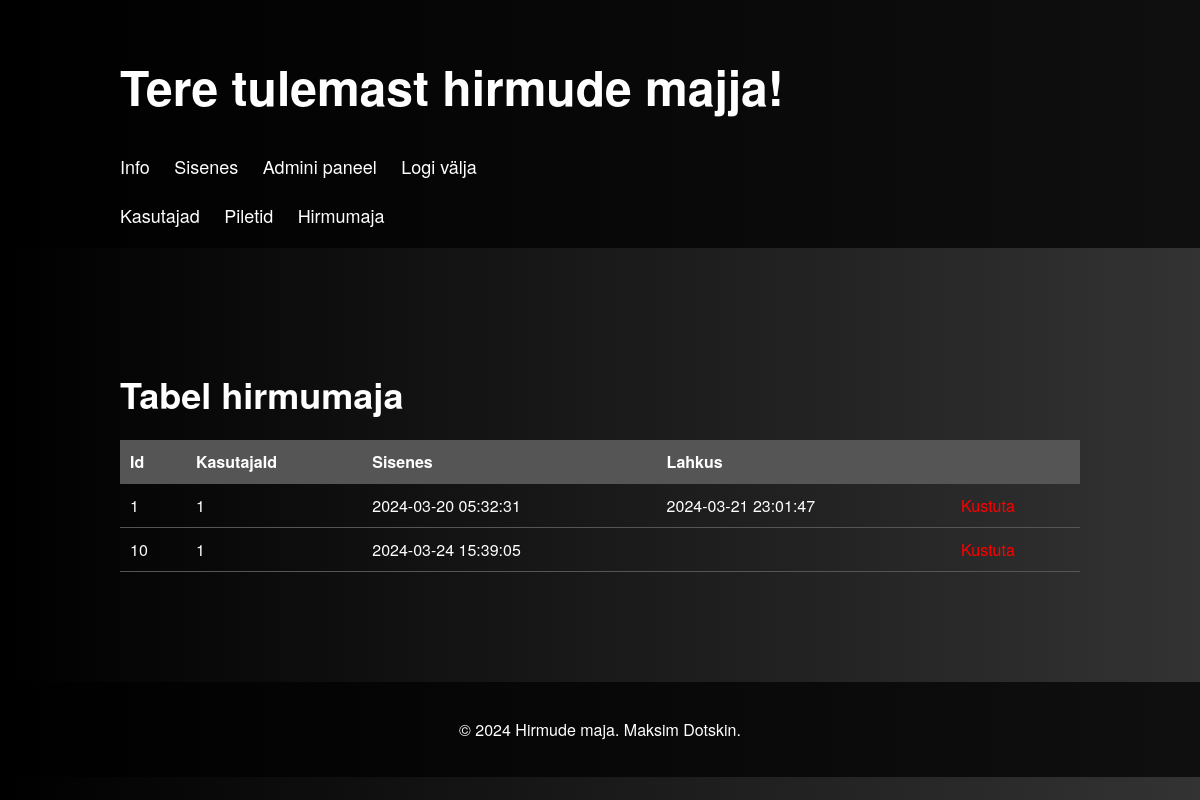
Page /admin/tabelid.php?hirmumaja on the earlier database version.
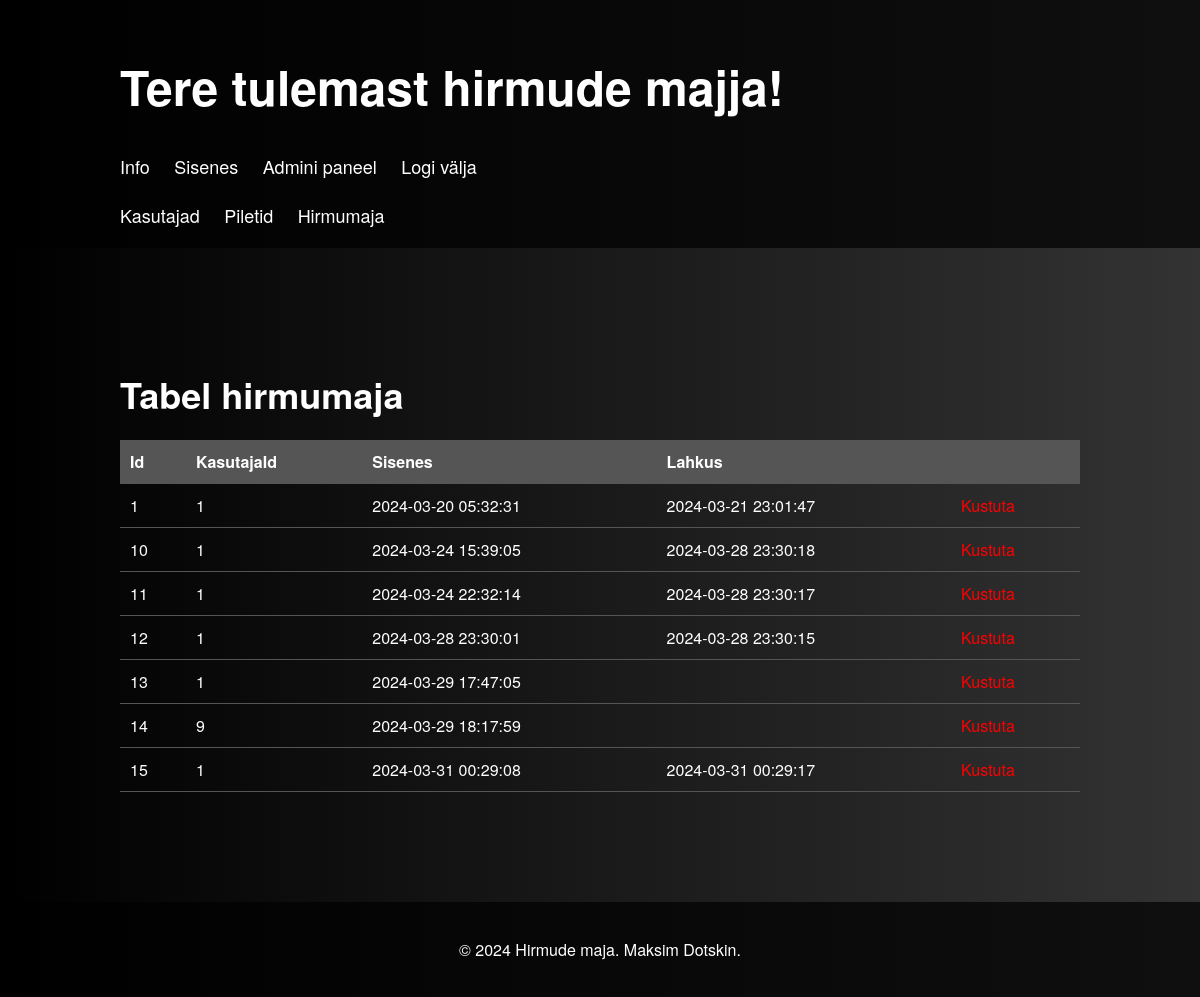
Same page on the later database version.
### tables this page shows
CREATE TABLE `hirmumaja` (
  `id` int(11) NOT NULL,
  `kasutajaId` int(35) DEFAULT NULL,
  `sisenes` datetime DEFAULT NULL,
  `lahkus` datetime DEFAULT NULL
);

### admin/tabelid_funktsioonid.php (the view, shortened to what this page needs)
<?php
require_once('../funktsioonid.php');
function hirmumaja()
{
    global $yhendus;
    $select_kask = $yhendus->prepare("SELECT id, kasutajaId, sisenes, lahkus FROM hirmumaja");
    $select_kask->execute();
    $select_kask->bind_result($id, $kasutajaId, $sisenes,$lahkus);
    while ($select_kask->fetch()) {
        echo "<tr>
                <td>$id</td>
                <td>$kasutajaId</td>
                <td>$sisenes</td>
                <td>$lahkus</td>
                <td>
                    <a href='tabelid.php?kustutaHirmumaja=$id'><span style=\"color: red;\">Kustuta</span></a>
                </td>
              </tr>";
    }
}

### admin/tabelid.php (shortened to what this page needs)
<?php
require_once ('../funktsioonid.php');
require_once ('tabelid_funktsioonid.php');
?>
<!doctype html>
<html lang="et">
<head>
    <link rel="stylesheet" type="text/css" href="../style.css">
</head>
<body>
<header>
    <div class="konteiner">
        <?php if (isset($_SESSION['kasutajaNimi']) != null) : ?>
        <h1 class="tervitamine">Tere tulemast hirmude majja, <?php echo $_SESSION['kasutajaNimi'];?>!</h1>
    <?php else : ?>
        <h1 class="tervitamine">Tere tulemast hirmude majja!</h1>
    <?php endif; ?>
        <nav>
        <ul>
        <li><a href="../index.php">Info</a></li>
        <li><a href="../sisenes/sisenes.php">Sisenes</a></li>
        <li><a href="../admin/tabelid.php">Admini paneel</a></li>
        <li><a href="../autoriseerimine/logiValja.php">Logi välja</a></li>
        </ul>
    </nav>
        <br>
        <nav>
        <ul>
        <li><a href="tabelid.php">Kasutajad</a></li>
        <li><a href="tabelid.php?piletid">Piletid</a></li>
        <li><a href="tabelid.php?hirmumaja">Hirmumaja</a></li>
        </ul>
    </nav>
    </div>
</header>
<main>
    <section class="tabelid">
        <div class="konteiner">
        <?php if (isset($_REQUEST["piletid"]) ): ?>
        <div>
            <h2>Tabel piletid</h2>
            <table>
                <thead>
                <tr>
                    <th>Id</th>
                    <th>KasutajaId</th>
                    <th>Nimi</th>
                    <th>Ostu kuupäev</th>
                    <th>Kehtiv kuni</th>
                    <th>Tüpp</th>
                    <th></th>
                </tr>
                </thead>
                <tbody>
                <?php piletid(); ?>
                </tbody>
            </table>
        </div>
    <?php elseif (isset($_REQUEST["hirmumaja"]) ): ?>
        <div>
            <h2>Tabel hirmumaja</h2>
            <table>
                <thead>
                <tr>
                    <th>Id</th>
                    <th>KasutajaId</th>
                    <th>Sisenes</th>
                    <th>Lahkus</th>
                    <th></th>
                </tr>
                </thead>
                <tbody>
                <?php hirmumaja(); ?>
                </tbody>
            </table>
        </div>
    <?php endif; ?>
        </div>
    </section>
</main>
    <?php include '../elemendid/footer.php'; ?>
</body>
</html>

### elemendid/footer.php
<?php
$currentYear = date('Y'); ?>
<footer>
    <div CLASS="konteiner">
        <p>&copy; <?php echo $currentYear;?> Hirmude maja. Maksim Dotskin.</p>
    </div>
</footer>

### style.css (style rules this page uses)
body { background: linear-gradient(to right, #000000, #333333); background-size: cover; background-position: center; color: #fff; font-family: 'Helvetica Neue', Helvetica, Arial, sans-serif; margin: 0; padding: 0; }
.konteiner { width: 80%; margin: 0 auto; padding: 0 20px; }
header { background-color: rgba(0, 0, 0, 0.7); padding: 20px 0; }
header h1 { font-size: 48px; }
nav ul { list-style-type: none; margin: 0; padding: 0; }
nav ul li { display: inline; margin-right: 20px; }
nav ul li a { color: #fff; text-decoration: none; font-size: 18px; }
main { padding: 50px 0; }
section { padding: 40px 0; }
section h2 { font-size: 36px; margin-bottom: 20px; }
footer { background-color: rgba(0, 0, 0, 0.7); padding: 20px 0; text-align: center; }
table { width: 100%; border-collapse: collapse; margin-bottom: 20px; }
th, td { padding: 10px; text-align: left; border-bottom: 1px solid #555; }
th { background-color: #555; }
a { text-decoration: none; color: blueviolet; }

Differences in the rows shown:
changed hirmumaja id 10: lahkus (not shown) → "2024-03-28 23:30:18"
added hirmumaja: id "11", kasutajaId "1", sisenes "2024-03-24 22:32:14", lahkus "2024-03-28 23:30:17"
added hirmumaja: id "12", kasutajaId "1", sisenes "2024-03-28 23:30:01", lahkus "2024-03-28 23:30:15"
added hirmumaja: id "13", kasutajaId "1", sisenes "2024-03-29 17:47:05"
added hirmumaja: id "14", kasutajaId "9", sisenes "2024-03-29 18:17:59"
added hirmumaja: id "15", kasutajaId "1", sisenes "2024-03-31 00:29:08", lahkus "2024-03-31 00:29:17"
